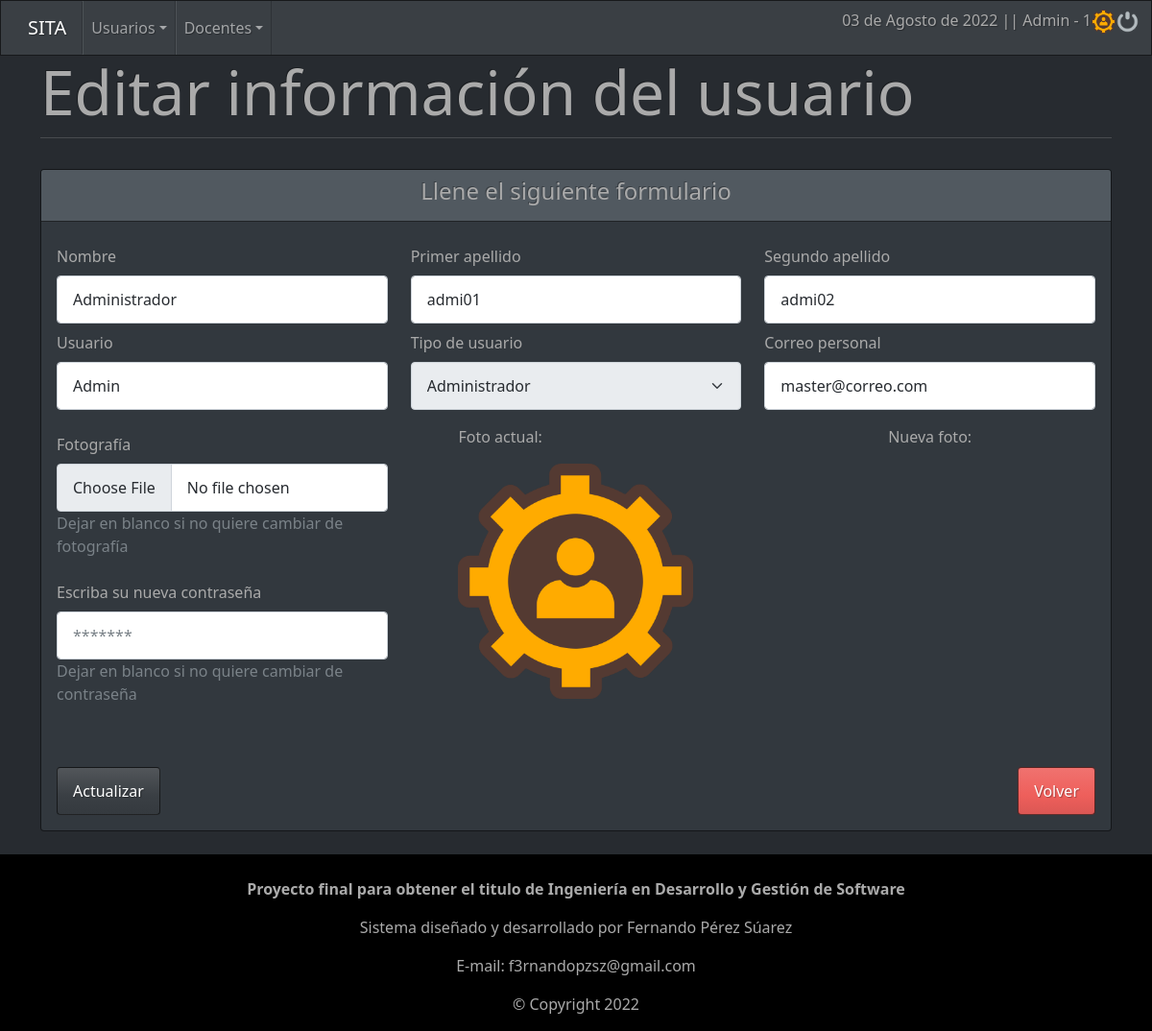
/sistema/secciones/editarUsuario.php?id=1 (signed in), run on the app's committed database.
### tables this page shows
CREATE TABLE `usuario` (
  `cve_usuario` int(11) NOT NULL AUTO_INCREMENT,
  `tipo` int(11) NOT NULL,
  `nombre` varchar(50) NOT NULL,
  `apellido1` varchar(50) NOT NULL,
  `apellido2` varchar(50) NOT NULL,
  `usuario` varchar(50) NOT NULL,
  `pass` varchar(255) NOT NULL,
  `foto` varchar(255) NOT NULL,
  `correo` varchar(200) NOT NULL,
  `activo` int(1) NOT NULL DEFAULT 1,
  PRIMARY KEY (`cve_usuario`),
  KEY `cve_tipo_usu` (`tipo`),
  KEY `tipo` (`tipo`),
  CONSTRAINT `usuario_ibfk_1` FOREIGN KEY (`tipo`) REFERENCES `tipo_usuario` (`cve_tipo_usu`) ON DELETE CASCADE ON UPDATE CASCADE
);

CREATE TABLE `tipo_usuario` (
  `cve_tipo_usu` int(11) NOT NULL AUTO_INCREMENT,
  `tipo` varchar(20) NOT NULL,
  `activo` int(1) NOT NULL DEFAULT 1,
  PRIMARY KEY (`cve_tipo_usu`)
);

### sistema/config/edit_user_form.php (the view, shortened to what this page needs)
<form action="" method="POST" enctype="multipart/form-data">
    <div class="card">
        <div class="card-header text-center">
            <h4>Llene el siguiente formulario</h4>
        </div>
        <div class="card-body">
            <div class="row">
                <div class = "form-group col-md-4">
                    <label class="form-label mt-2">Nombre</label>
                    <input type="text" class="form-control" name="nombre" value="<?php echo $nombre; ?>" placeholder="Nombre(s)">
                </div>
                <div class = "form-group col-md-4">
                    <label class="form-label mt-2">Primer apellido</label>
                    <input type="text" class="form-control" name="apellido1" value="<?php echo $apellido1; ?>" placeholder="Primer apellido">
                </div>
                <div class = "form-group col-md-4">
                    <label class="form-label mt-2">Segundo apellido</label>
                    <input type="text" class="form-control" name="apellido2" value="<?php echo $apellido2; ?>" placeholder="Segundo apellido">
                </div>
            </div>
            <div class="row">
                <div class = "form-group col-md-4 mb-3">
                    <label class="form-label mt-2">Usuario</label>
                    <input type="text" class="form-control" name="usuario" value="<?php echo $usuario; ?>" placeholder="usuario">
                </div>
                <div class = "form-group col-md-4 mb-3">
                    <label class="form-label mt-2">Tipo de usuario</label>
                    <select class="form-select" name="tipo" id="tipo" <?php echo $restriccion; ?>>
                        <?php
                            echo $option;
                                    ?>
                    </select>
                </div>
                <div class = "form-group col-md-4 mb-3">
                    <label class="form-label mt-2">Correo personal</label>
                    <input type="text" class="form-control" name="correo" value="<?php echo $correo; ?>" placeholder="ejemplo@correo.com">
                </div>
            </div>
            <div class="row">
                <div class = "form-group col-md-4">
                    <label class="form-label mt-2">Fotografía</label>
                    <input type="file" class="form-control" name="foto" id="foto">
                    <p class="text-secondary">Dejar en blanco si no quiere cambiar de fotografía</p>
                    <label class="form-label mt-2">Escriba su nueva contraseña</label>
                    <input type="password" class="form-control" name="pass" placeholder="*******">
                    <p class="text-secondary">Dejar en blanco si no quiere cambiar de contraseña</p>
                </div>
                <div class = "form-group col-md-4 mx-auto">
                    <div class="m-0 vh-50 row justify-content-center align-items-center">
                        <div class="col-auto">
                            <p>Foto actual: </p>
                            <output><img src="/SITA/sistema/files/usuario/<?php echo $fotoa; ?>" style="width: 245px; height:245px;"></output>
                        </div>
                    </div>
                </div>
                <div class = "form-group col-md-4 mx-auto">
                    <div class="m-0 vh-50 row justify-content-center align-items-center">
                        <div class="col-auto">
                            <p>Nueva foto: </p>
                        </div>
                    </div>
                </div>
            </div>
            <div class="text-center">
                <div class="alert"><?php echo isset($alert) ? $alert : ""; ?></div>
                <button type="submit" name="decision" value="actualizar" class="btn btn-primary" style="float: left;">Actualizar</button>
                <button type="submit" name="decision" value="volver" class="btn btn-danger" style="float: right;">Volver</button>
            </div>
        </div>
    </div>
</form>

### data on the page
usuario: nombre "Administrador", apellido1 "admi01", apellido2 "admi02", usuario "Admin", tipo "Administrador", correo "master@correo.com", foto (picture)

### other printed values
fechaC() "03 de Agosto de 2022"
$s_usuario "Admin"
$s_tipo "1"
